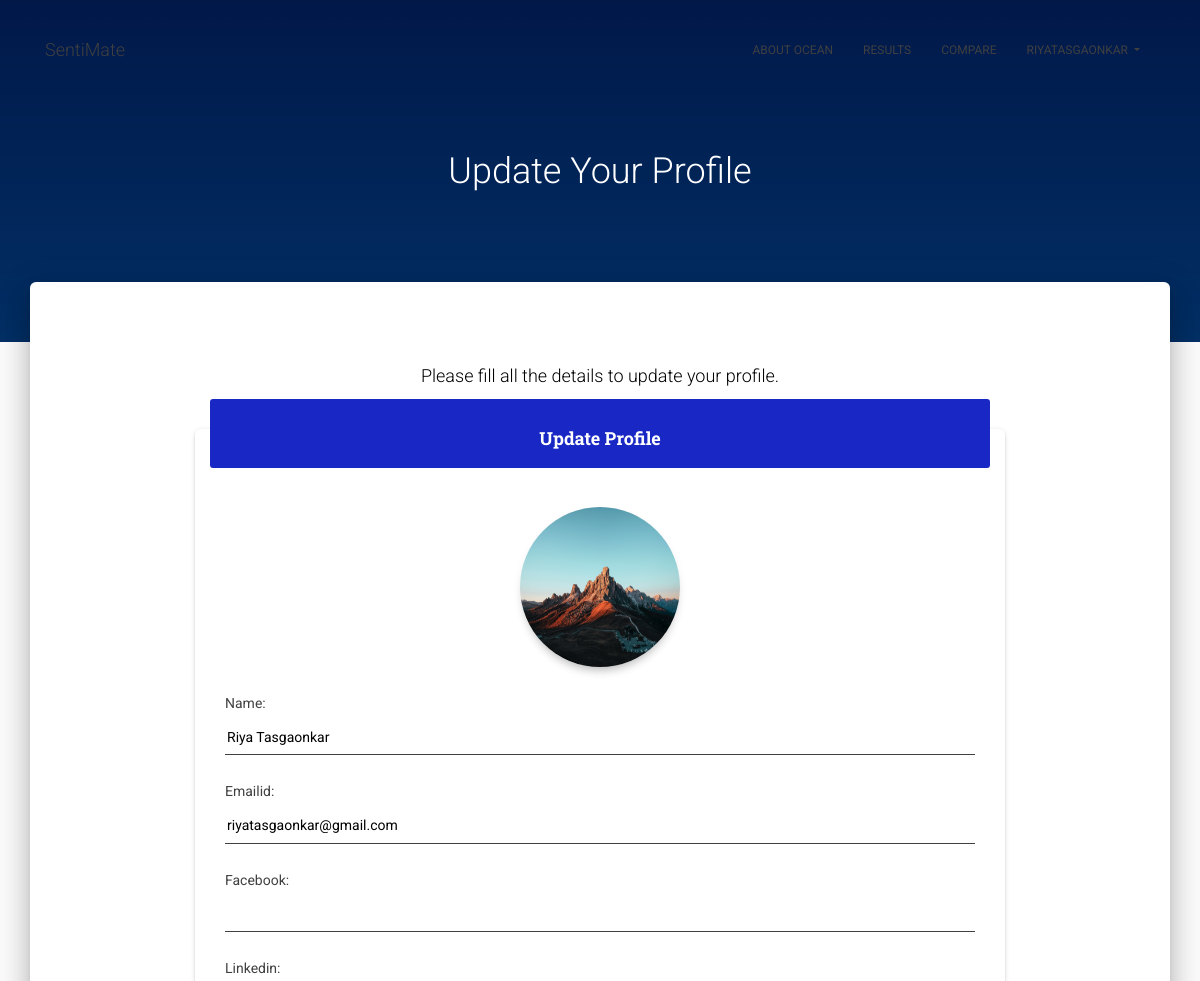
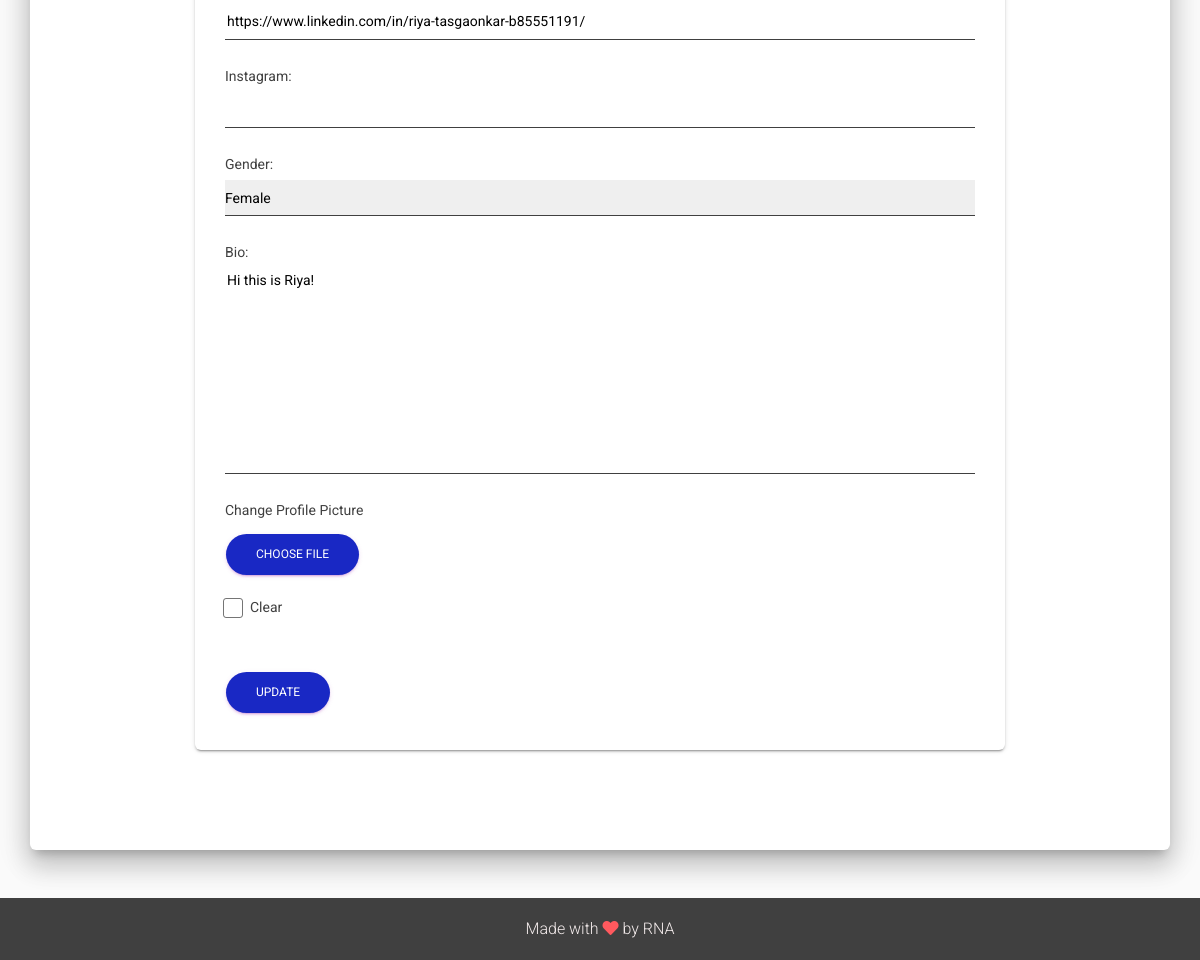
/profile (signed in), run on the app's committed database (2 pictures, top to bottom).
### SentiMate/models.py (models this page shows, shortened)
class Profile(models.Model):
    Male = 'M'
    Female = 'F'
    RatherNotSay = 'O'
    GENDER_CHOICES = ((Male, 'Male'),(Female, 'Female'),(RatherNotSay,'Rather Not Say'),)
    user = models.OneToOneField(User,on_delete=models.CASCADE)
    name = models.CharField(max_length=50, blank=False)
    emailid = models.EmailField(blank=False)
    facebook = models.URLField(blank=True)
    linkedin = models.URLField(blank=True)
    instagram = models.URLField(blank=True)
    gender = models.CharField(max_length = 20, choices = GENDER_CHOICES, default = Male)
    bio = models.TextField(max_length=250, blank=False)
    profile_pic = models.ImageField(null = True , blank = True , upload_to = "images/profile_pics/")

### SentiMate/views.py (the view)
# urls.py: path('profile',views.profile, name='profile'),
@login_required
def profile(request):
    user = request.user.username
    if request.method == 'POST':
        form = ProfileUpdateForm(request.POST, request.FILES, instance=request.user.profile)
        if form.is_valid():
            form.save()
            messages.success(request, f'Information updated successfully!')
            return redirect('tests')
    else:
        form = ProfileUpdateForm(instance=request.user.profile)
    context = {'user' : user, 'form' : form}
    return render(request, 'profile.html', context)

### SentiMate/forms.py
class ProfileUpdateForm(forms.ModelForm):
	class Meta:
		model = Profile
		fields = ['name', 'emailid', 'facebook', 'linkedin', 'instagram', 'gender', 'bio', 'profile_pic']

### SentiMate/templates/profile.html (shortened to what this page needs)
{% load static %}
<!DOCTYPE html>
<html lang="en">
<head>
  <link rel="stylesheet" href="https://maxcdn.bootstrapcdn.com/font-awesome/latest/css/font-awesome.min.css">
  <link href="https://use.fontawesome.com/releases/v5.0.6/css/all.css" rel="stylesheet">
  <link href="{% static 'css/master.css' %}" rel="stylesheet" />
  <link href="{% static 'css/material-kit.css' %}" rel="stylesheet" />
</head>
<body class="login-page sidebar-collapse">
  <nav class="navbar navbar-transparent navbar-color-on-scroll fixed-top navbar-expand-lg" color-on-scroll="100" id="sectionsNav">
    <div class="container">
      <div class="navbar-translate">
        <a class="navbar-brand" href="{% url 'home' %}">SentiMate</a>
      </div>
      <div class="collapse navbar-collapse">
        <ul class="navbar-nav ml-auto">
          <li class="nav-item">
            <a class="nav-link" href="{% url 'ocean' %}">
              About OCEAN
            </a>
          </li>
          <li class="nav-item">
            <a class="nav-link" href="">
              Results
            </a>
          </li>
          <li class="nav-item">
            <a class="nav-link" href="">
              Compare
            </a>
          </li>
          <li class="dropdown nav-item">
            <a href="#" class="dropdown-toggle nav-link" data-toggle="dropdown">
              {{ user }}
            </a>
          </li>
        </ul>
      </div>
    </div>
  </nav>
  <div class="page-header header-filter" id="bg" data-parallax="true" style="background-image: url('{% static "img/VeryBlue.jpg" %}')">
    <div class="container">
      <div class="row my-5 py-6">
        <div class="col-md-8 ml-auto mr-auto">
          <div class="brand text-center my-5 py-6">
            <p class="h2 py-5">Update Your Profile</p>
          </div>
        </div>
      </div>
    </div>
  </div>
  <div class="main main-raised mb-5">
    <div class="container">
      <div class="section text-center">
        <p class="h4">Please fill all the details to update your profile.</p>
        <div class="container">
          <div class="col-md-9 mx-auto">
            <div class="row">
              <div class="card" style="text-align:left">
                <div class="card-header card-header-blue text-center">
                  <h4 class="card-title">Update Profile</h4>
                </div>
                <div class="card-body">
                  <div class="mx-auto my-4" style="text-align: center;">
                  {% if request.user.profile.profile_pic %}
                    <img src = "{{ request.user.profile.profile_pic.url }}" alt="your-picture" class="img-raised rounded-circle img-fluid mx-auto" style="height: 10rem; width: 10rem;">
                  {% else %}
                    <img src = "{% static 'Sentimate/images/default_pic.png' %}" class="img-raised rounded-circle img-fluid mx-auto" style="height: 10rem; width: 10rem;">
                  {% endif %}
                </div>
                  <form method="POST" enctype="multipart/form-data">
                    <fieldset class="form-group">
                      {% for field in form.visible_fields %}
                      {% if field.html_name == "profile_pic" %}
                      <label>Change Profile Picture</label><br>
                      <div class="btn btn-primary btn-small btn-round btn-blue my-2">Choose file
                      <input type="file" class="inputFileHidden" name="profile_pic" accept="image/*" id="id_profile_pic"></div><br>
                      <div class="form-check">
                        <label for="profile_pic-clear_id" class="form-check-label">
                          Clear
                          <span class="form-check-sign">
                            <span class="check"></span>
                        </span>
                        </label>
                      </div>
                      {% else %}
                          {{ field.label_tag }}
                          {{ field }}
                          {% endif %}
                          <br>
                      {% endfor %}
                    </fieldset>
                    <div class="form-group">
                      <button class="btn btn-primary btn-round btn-blue" type="submit">Update</button>
                    </div>
                  </form>
                </div>
              </div>
            </div>
          </div>
        </div>
      </div>
    </div>
  </div>
  <footer class="container-fluid">
    <div class="row mx-auto">
      <div class="py-1" style="color: #f5eded;"> Made with <i class="fas fa-heart" style="color: #ff595e;"></i> by RNA</div>
    </div>
  </footer>
</body>
</html>

### SentiMate/static/css/master.css (style rules this page uses)
:root { --white: #fafafa; --blue: #1928c4; --coral: #ff595e; --yellow: #ffca3a; --green: #8ac926; --voilet: #6a4c93; --dark-gray:#404040 }
#bg { height: 100%; }
body { background-color: var(--white) !important; }
label { font-size: 0.875rem !important; color: var(--dark-gray) !important; }
input, select, option, textarea { height: 36px !important; border-radius: 0; font-size: 14px !important; outline: 0; border-width: 0 0 1.5px !important; border-color: var(--dark-gray) !important; width: 100%; display: block !important; }
.nav-item { color: var(--dark-gray) !important; }
.navbar-brand { color: var(--dark-gray) !important; }
.btn-blue { background-color: var(--blue) !important; }
.card-header-blue { background: var(--blue) !important; }
footer { background-color: var(--dark-gray) !important; padding: 0; }
.helptext, li { font-family: "Roboto", "Helvetica", "Arial", sans-serif; font-size: 0.8rem; font-weight: 200; line-height: 1.5; color: #212529; text-align: left; }

### data on the page
Profile: visible_fields "Riya Tasgaonkar" "riyatasgaonkar@gmail.com" "https://www.linkedin.com/in/riya-tasgaonkar-b85551191/" "Female" "Hi this is Riya!"

### other printed values
{{ user }} "RIYATASGAONKAR"
{{ field.label_tag }} "Name:" "Emailid:" "Facebook:" "Linkedin:" "Instagram:" "Gender:" "Bio:"
